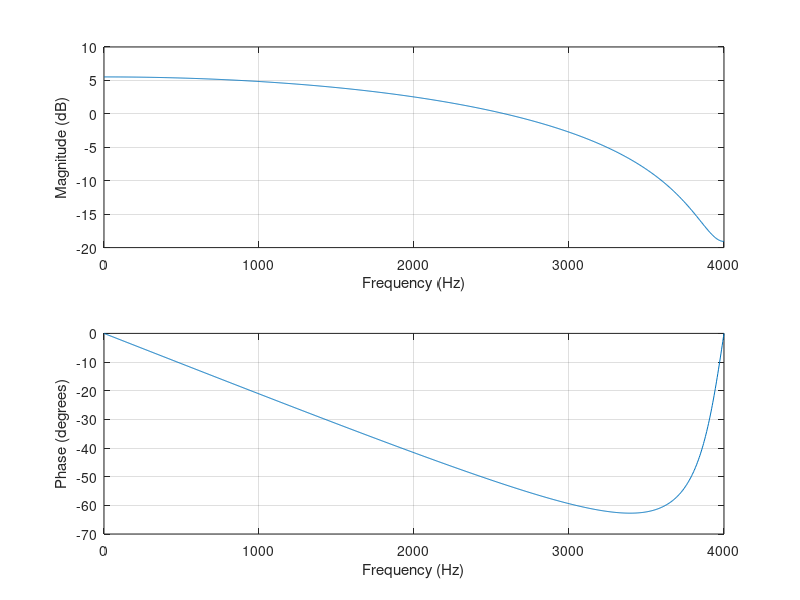
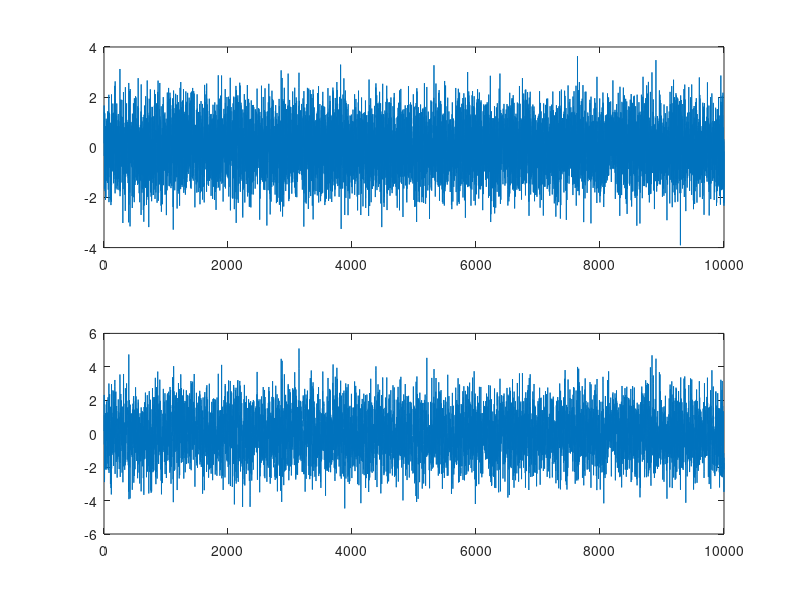

Here is the MATLAB script that generated these plots, in order: (Note: this script raises an error after producing the figures.)
A=1;
f=2123;
fs=8000;
to=0.1;

tt=0:1/fs:to-1/fs;
s=A*sin(2*pi*f*tt); %generovani sin

Npoints=1000;
fs = 8000; %vzorkovaci kmitocet

N = 10000;
n=rand(1,N); %rovnomerne rozdeleni
un=randn(N, 1); %gaussovske rozdeleni

B = 300; %sirka pasma

a1_abs = exp(-(B*pi)/fs); %abs hodnota koeficient filtru AR
a = [1, -a1_abs]; %AR
b = 1; %AR

%MA 1. radu
a = 1;
b = [1, a1_abs];

%AR 2. radu
p = [0.9*exp(-j*0.9), 0.9*exp(j*0.9)]
%a = poly(p);
%b = 1;

figure(1);
freqz(b,a ,Npoints,fs)

nc1 = filter(b,a,un); %filtrace sumu = generace barevneho sumu

figure(2)
subplot(211), plot(un)
subplot(212), plot(nc1)

wlen = 512;
figure(3)
pwelch(nc1,wlen,wlen/2,wlen,fs, 'onesided')%vykonove spektrum pomoci welch
figure(4)
plot(10*log10(abs(fft(nc1(1:wlen))).^2/wlen)), xlim([0 wlen/2]) %vykonove spektrum pomoci fft

figure(5)
spectrogram(nc1, wlen, wlen/2, wlen, fs, 'yaxis')

figure(6)
zplane(b, a)

%%LPC

p = 1; %rad modelovaciho filtru
a_lpc = lpc(nc1,p)%odhad koeficientu modelovaciho filtru

r = roots(a_lpc) %koreny filtru


figure(6)
hold on
plot(real(r), imag(r), 'rx')
hold off

figure(7)
freqz(1, a_lpc, Npoints, fs)

%%
nc4 = loadbin("nc4.bin");
fs = 8000;

figure(10)
pwelch(nc4,wlen,wlen/2,wlen,fs, 'onesided')%vykonove spektrum pomoci welch
% ve spektru jsou dve spicky -> odhadujeme 4. rad filtru
p = 4;
a_lpc = lpc(nc4,p)%odhad koeficientu modelovaciho filtru
r = roots(a_lpc) %koreny filtru

figure(11)
freqz(1, a_lpc)

figure(12)
zplane(1, a_lpc)

%%

sig = loadbin("vm0-512.bin");
fs = 16000;
w = hamming(length(sig));
sig = sig.*w;

figure(21)
plot(sig)

figure(22)

wlen = length(sig);
plot(10*log10(abs(fft(sig(1:wlen))).^2/wlen)), xlim([0 wlen/2]) %vykonove spektrum pomoci fft

p = 16;%vime z navodu
[aa, Ep] = lpc(sig, p);% aa=koeficienty modelovaciho filtru
%Ep = rozptyl chyboveho signalu

figure(22)
Hz = freqz(sqrt(Ep), aa, wlen/2);
hold on
plot(20*log10(abs(Hz)))
hold off
